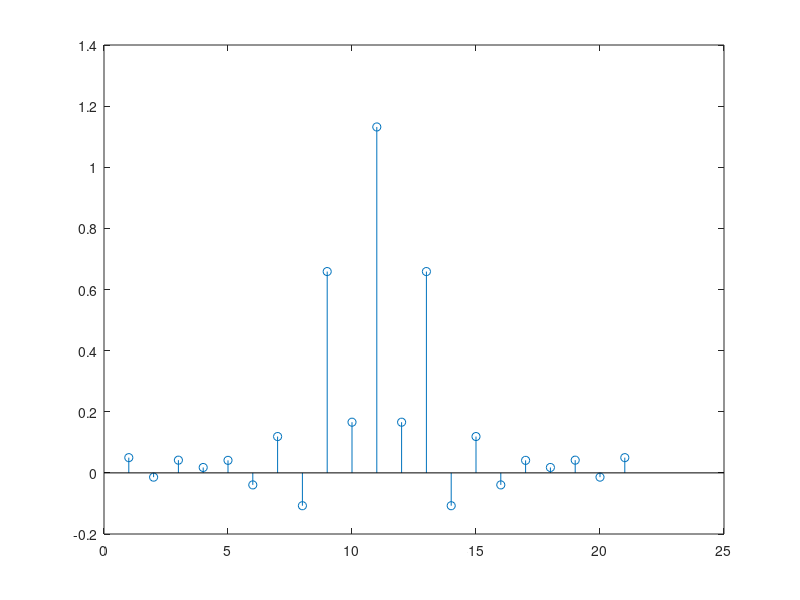
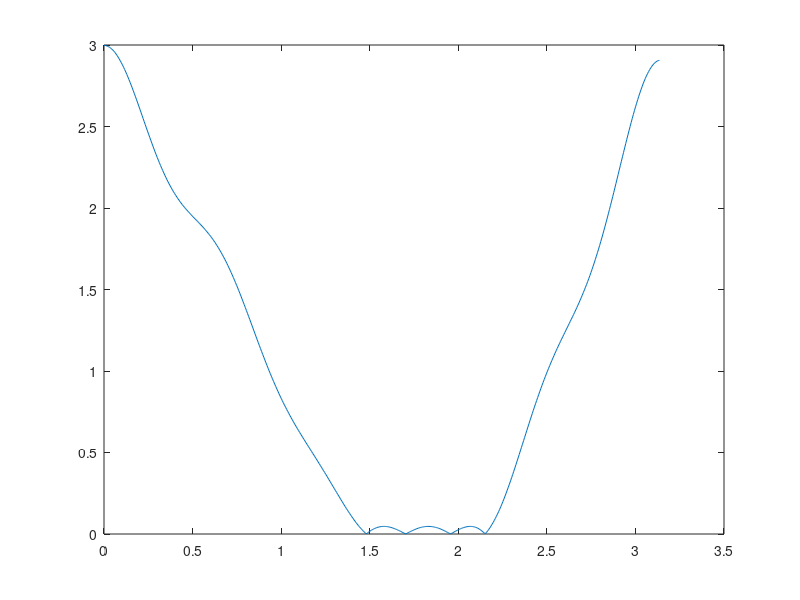
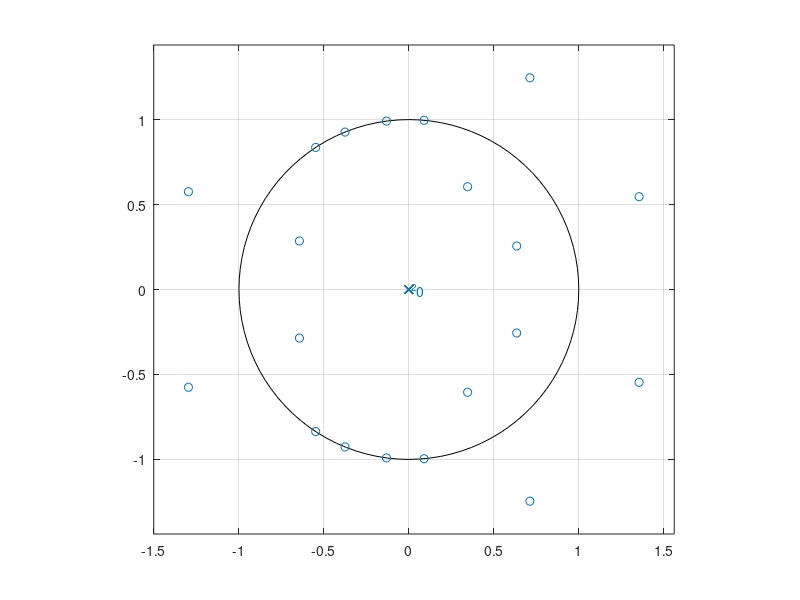

The MATLAB source for these figures, in order:
NID  = 100*7 + 10*9 + 2;
w1 = 0.05*pi + 0.2*NID*pi/1000;

ws1 = w1 + 0.1*pi;
wp1 = w1 + 0.25*pi;
wp2 = w1 + 0.45*pi;
ws2 = w1 + 0.6*pi;

fs1 = ws1/pi;
fp1 = wp1/pi;
fp2 = wp2/pi;
fs2 = ws2/pi;

hPL = firpm(20, [0 fs1 fp1 fp2 fs2 1], [3 1 0 0 1 3], [1 2 1]);

stem(hPL)
figure;

[HPL, w] = freqz(hPL);
plot(w,abs(HPL))
figure;

zplane(hPL)
